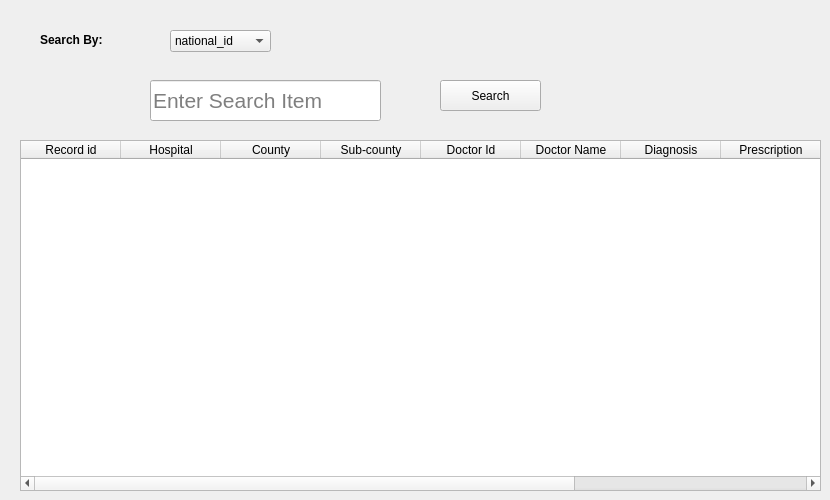
      <widget class="QWidget" name="tab_8">
       <attribute name="title">
        <string>View Record</string>
       </attribute>
       <widget class="QLineEdit" name="lineEdit">
        <property name="geometry">
         <rect>
          <x>150</x>
          <y>80</y>
          <width>231</width>
          <height>41</height>
         </rect>
        </property>
        <property name="font">
         <font>
          <family>Segoe UI</family>
          <pointsize>16</pointsize>
         </font>
        </property>
        <property name="placeholderText">
         <string>Enter Search Item</string>
        </property>
       </widget>
       <widget class="QLabel" name="label">
        <property name="geometry">
         <rect>
          <x>40</x>
          <y>30</y>
          <width>71</width>
          <height>21</height>
         </rect>
        </property>
        <property name="text">
         <string>&lt;html&gt;&lt;head/&gt;&lt;body&gt;&lt;p&gt;&lt;span style=&quot; font-size:9pt; font-weight:600;&quot;&gt;Search By:&lt;/span&gt;&lt;/p&gt;&lt;/body&gt;&lt;/html&gt;</string>
        </property>
       </widget>
       <widget class="QPushButton" name="pushButton_9">
        <property name="geometry">
         <rect>
          <x>440</x>
          <y>80</y>
          <width>101</width>
          <height>31</height>
         </rect>
        </property>
        <property name="text">
         <string>Search</string>
        </property>
       </widget>
       <widget class="QTableWidget" name="tableWidget">
        <property name="geometry">
         <rect>
          <x>20</x>
          <y>140</y>
          <width>801</width>
          <height>351</height>
         </rect>
        </property>
        <column>
         <property name="text">
          <string>Record id</string>
         </property>
        </column>
        <column>
         <property name="text">
          <string>Hospital</string>
         </property>
        </column>
        <column>
         <property name="text">
          <string>County</string>
         </property>
        </column>
        <column>
         <property name="text">
          <string>Sub-county</string>
         </property>
        </column>
        <column>
         <property name="text">
          <string>Doctor Id</string>
         </property>
        </column>
        <column>
         <property name="text">
          <string>Doctor Name</string>
         </property>
        </column>
        <column>
         <property name="text">
          <string>Diagnosis</string>
         </property>
        </column>
        <column>
         <property name="text">
          <string>Prescription</string>
         </property>
        </column>
        <column>
         <property name="text">
          <string>National id</string>
         </property>
        </column>
        <column>
         <property name="text">
          <string>Date</string>
         </property>
        </column>
       </widget>
       <widget class="QComboBox" name="comboBox_3">
        <property name="geometry">
         <rect>
          <x>170</x>
          <y>30</y>
          <width>101</width>
          <height>22</height>
         </rect>
        </property>
        <item>
         <property name="text">
          <string>national_id</string>
         </property>
        </item>
       </widget>
      </widget>
